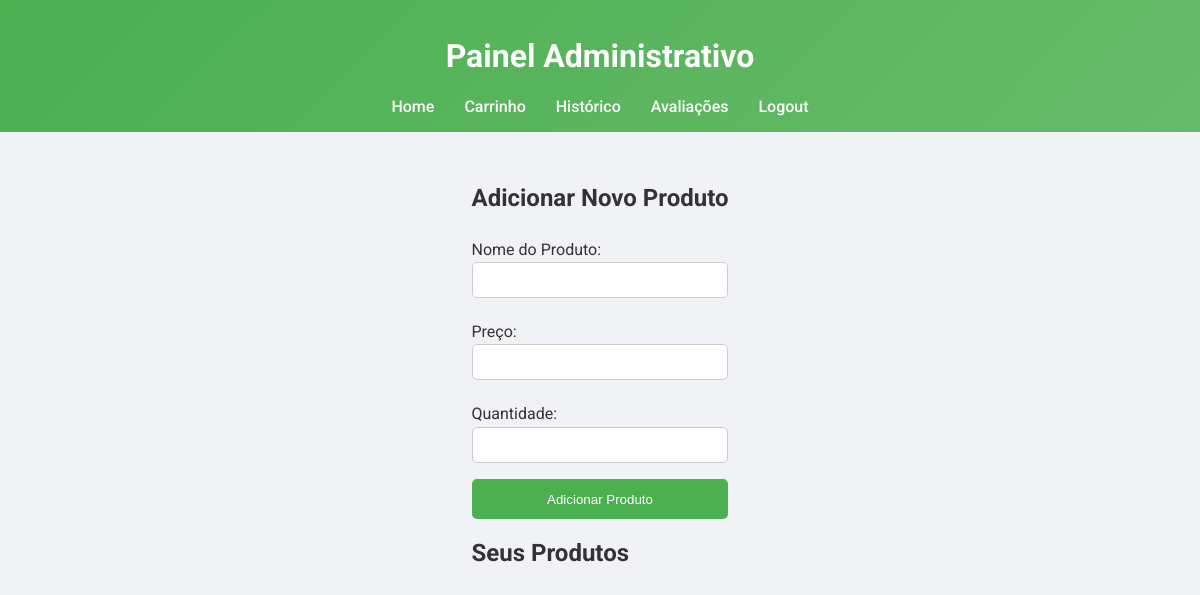
Before: /admin (signed in) with the older database file.
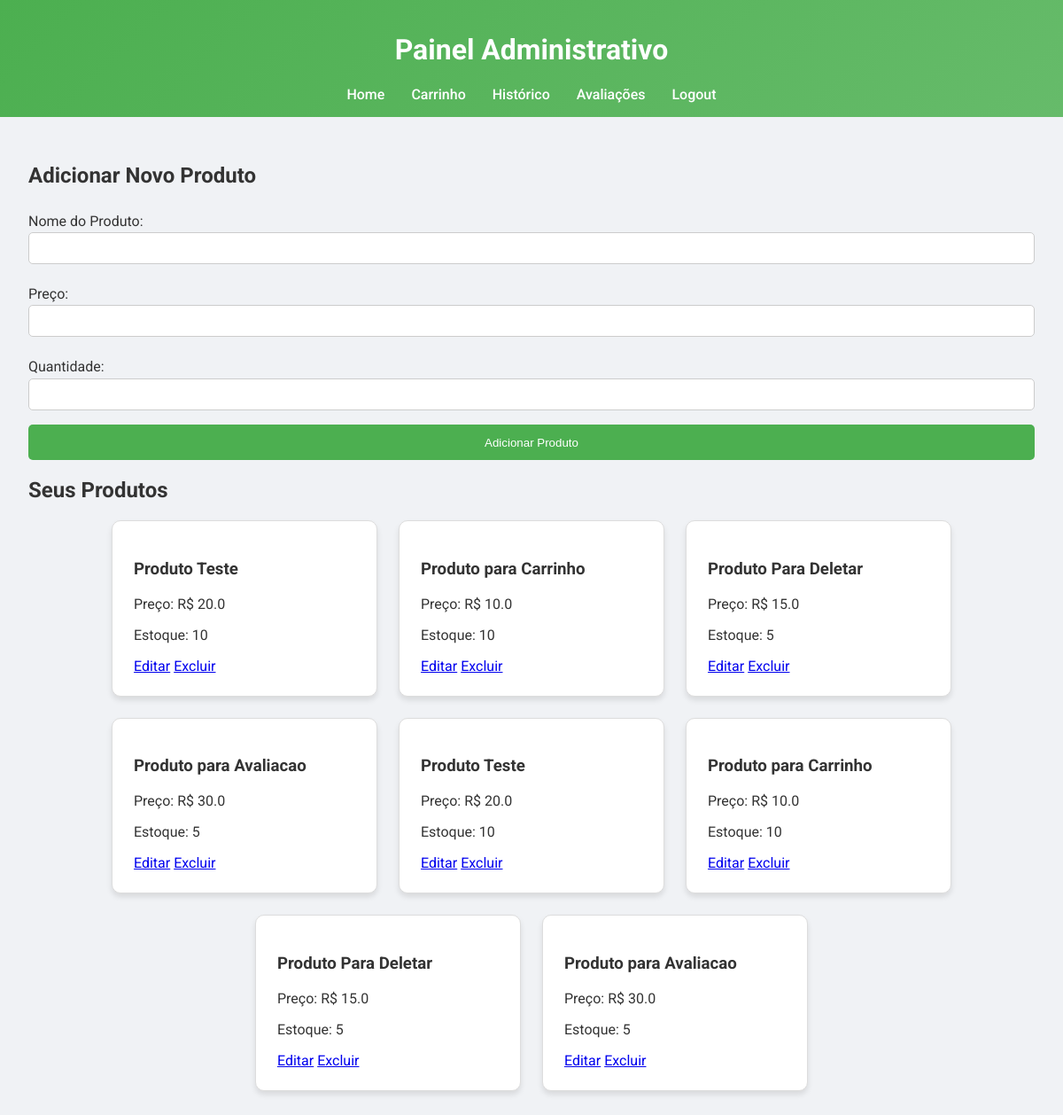
After: the same page with the newer database file.
### tables this page shows
CREATE TABLE produtos (
                                    id INTEGER PRIMARY KEY AUTOINCREMENT,
                                    nome TEXT NOT NULL,
                                    preco REAL NOT NULL,
                                    quantidade INTEGER NOT NULL DEFAULT 0,
                                    username TEXT NOT NULL);

### controllers.py (the view, shortened to what this page needs)
@bp.route('/admin', methods=['GET', 'POST'])
def admin():
    if 'username' not in session:
        return redirect(url_for('bp.login'))
    username = session['username']
    produtos = Produto.listar_por_usuario(username)
    return render_template('admin.html', produtos=produtos, username=username)

### models.py (called while the page is built)
    @staticmethod
    def get_connection():
        return sqlite3.connect(db_path)

    @staticmethod
    def listar_por_usuario(username):
        with DatabaseManager.get_connection() as conn:
            cursor = conn.cursor()
            cursor.execute("SELECT * FROM produtos WHERE username = ?", (username,))
            return cursor.fetchall()

### templates/admin.html (shortened to what this page needs)
<!DOCTYPE html>
<html lang="pt-BR">
  <head>
    <link rel="stylesheet" href="/static/style.css" />
  </head>
  <body>
    <header>
      <h1>Painel Administrativo</h1>
      <nav>
        <a href="/">Home</a>
        <a href="/carrinho">Carrinho</a>
        <a href="/historico">Histórico</a>
        <a href="/avaliacoes">Avaliações</a>
        <a href="/logout">Logout</a>
      </nav>
    </header>
    <main>
      <div class="admin-form">
        <h2>Adicionar Novo Produto</h2>
        <form method="POST">
          <label for="nome">Nome do Produto:</label>
          <input type="text" id="nome" name="nome" required />
          <label for="preco">Preço:</label>
          <input type="number" step="0.01" id="preco" name="preco" required />
          <label for="quantidade">Quantidade:</label>
          <input type="number" id="quantidade" name="quantidade" required />
          <button type="submit">Adicionar Produto</button>
        </form>
      </div>
      <div class="product-management">
        <h2>Seus Produtos</h2>
        <div class="product-list">
          {% for produto in produtos %}
          <div class="product-card">
            <h3>{{ produto[1] }}</h3>
            <p>Preço: R$ {{ produto[2] }}</p>
            <p>Estoque: {{ produto[3] }}</p>
            <div class="actions">
              <a href="/admin/edit/{{ produto[0] }}" class="edit-btn">Editar</a>
              <a href="/admin/delete/{{ produto[0] }}" class="delete-btn"
                >Excluir</a
              >
            </div>
          </div>
          {% endfor %}
        </div>
      </div>
    </main>
  </body>
</html>

### static/style.css (style rules this page uses)
html, body { margin: 0; padding: 0; height: 100%; }
body { display: flex; flex-direction: column; min-height: 100vh; font-family: "Roboto", sans-serif; background: #f0f2f5; color: #333; }
header { background: linear-gradient(135deg, #4caf50, #66bb6a); color: #fff; padding: 1rem; text-align: center; }
header nav { display: flex; justify-content: center; flex-wrap: wrap; }
header nav a { color: #fff; text-decoration: none; margin: 0 15px; font-weight: 500; transition: color 0.3s, transform 0.3s; }
main { flex: 1; padding: 2rem; max-width: 1200px; margin: 0 auto; }
.product-list, .avaliacoes-list { display: flex; flex-wrap: wrap; gap: 1.5rem; justify-content: center; }
.product-card, .avaliacao-card { background: #fff; border: 1px solid #ddd; padding: 1.5rem; border-radius: 10px; width: 250px; box-shadow: 0 4px 6px rgba(0, 0, 0, 0.1); transition: transform 0.3s, box-shadow 0.3s; }
form { display: flex; flex-direction: column; }
form label { margin: 0.5rem 0 0.2rem; }
form input, form textarea { padding: 0.6rem; margin-bottom: 1rem; border: 1px solid #ccc; border-radius: 5px; }
form button { padding: 0.8rem; border: none; border-radius: 5px; background-color: #4caf50; color: #fff; cursor: pointer; font-weight: 500; transition: background-color 0.3s, transform 0.3s; }

Changed rows visible on the page:
added produtos: nome "Produto Teste", preco "20.0", quantidade "10"
added produtos: nome "Produto para Carrinho", preco "10.0", quantidade "10"
added produtos: nome "Produto Para Deletar", preco "15.0", quantidade "5"
added produtos: nome "Produto para Avaliacao", preco "30.0", quantidade "5"
added produtos: nome "Produto Teste", preco "20.0", quantidade "10"
added produtos: nome "Produto para Carrinho", preco "10.0", quantidade "10"
added produtos: nome "Produto Para Deletar", preco "15.0", quantidade "5"
added produtos: nome "Produto para Avaliacao", preco "30.0", quantidade "5"
